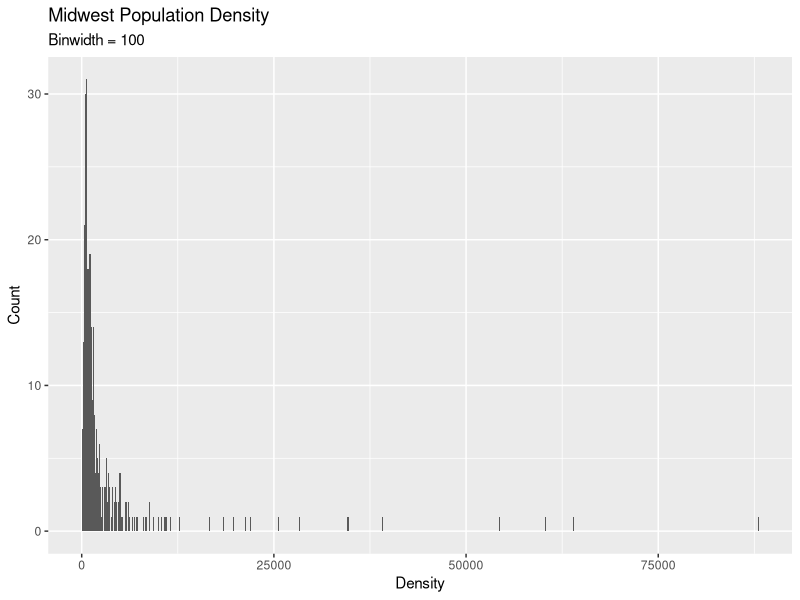
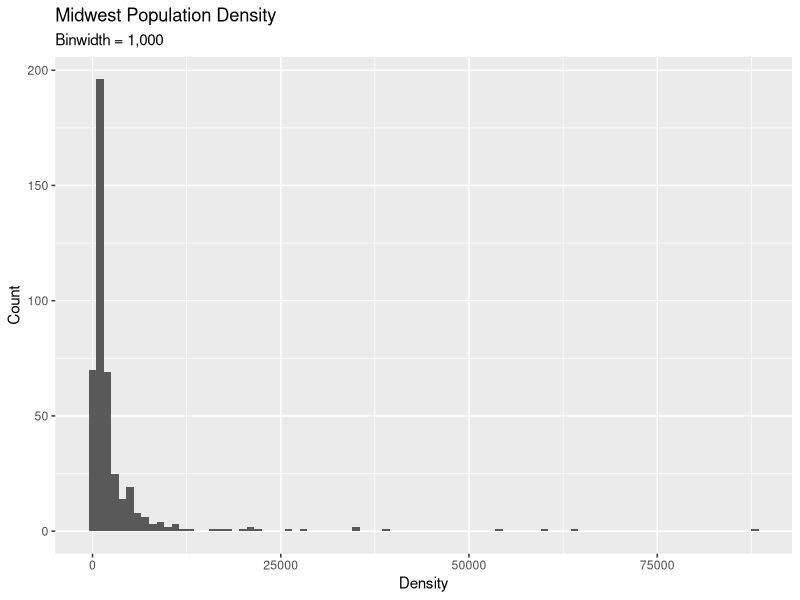
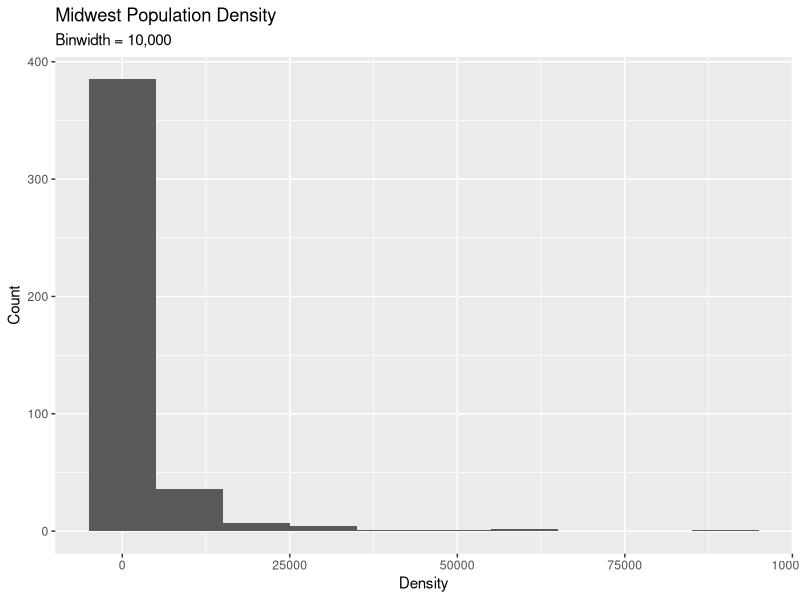
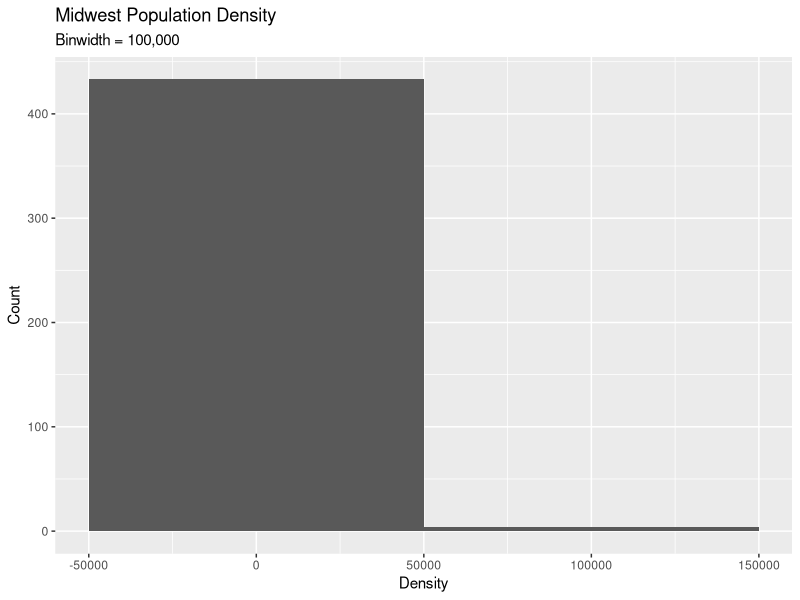
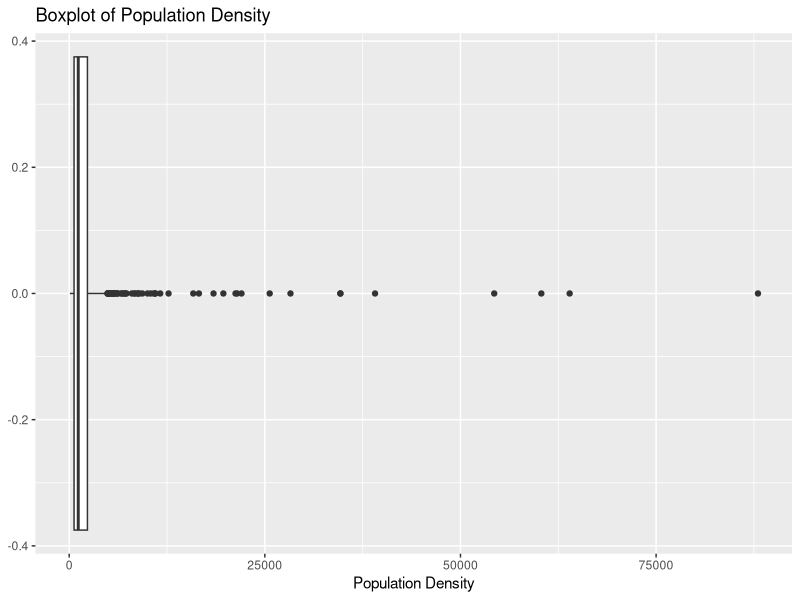
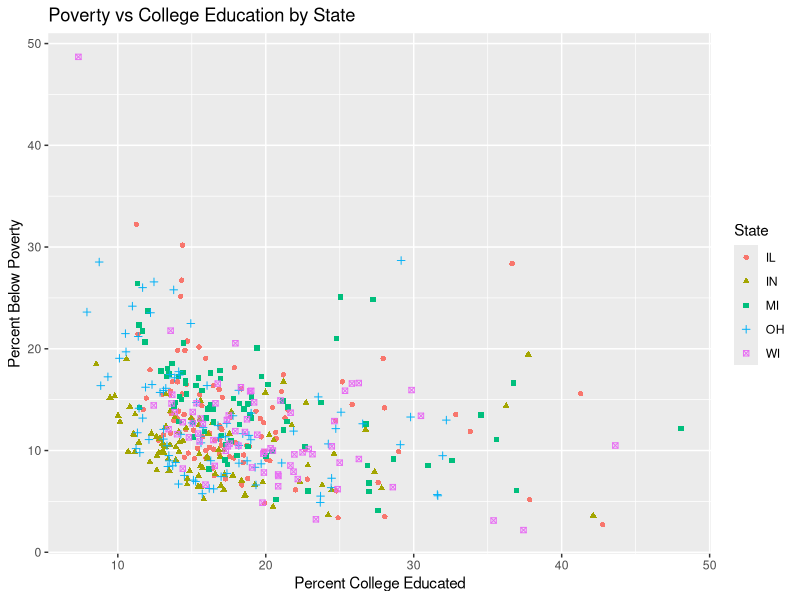
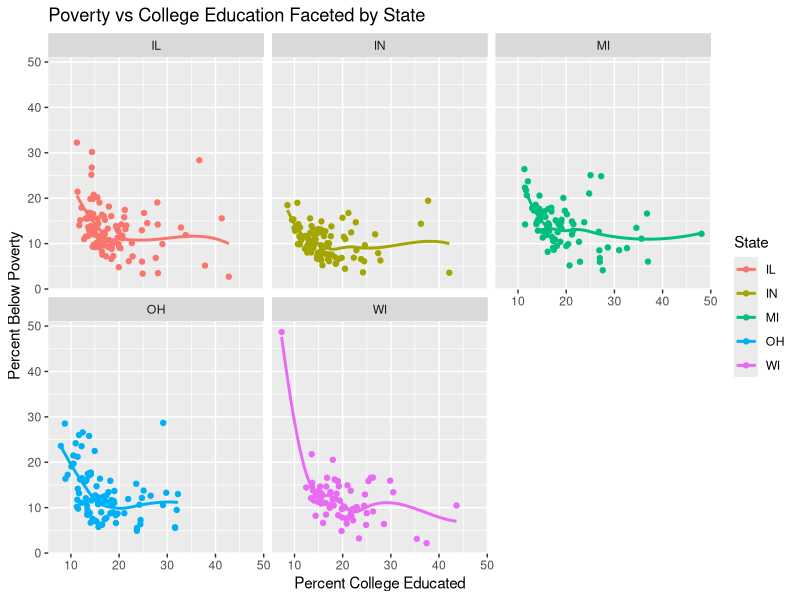
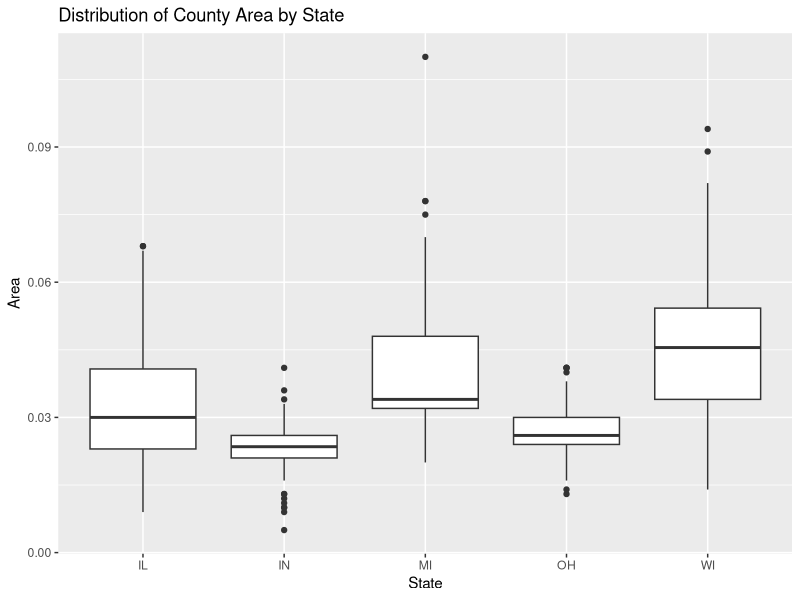

The R source for these figures, in order:
## ---- chunk 1
library(tidyverse)
## ---- chunk 2


## ---- chunk 3

ggplot(midwest, aes(x = popdensity)) +
  geom_histogram(binwidth = 100) +
  labs(title = "Midwest Population Density", subtitle = "Binwidth = 100", 
       x = "Density", y = "Count")


ggplot(midwest, aes(x = popdensity)) +
  geom_histogram(binwidth = 1000) +
  labs(title = "Midwest Population Density", subtitle = "Binwidth = 1,000", 
       x = "Density", y = "Count")


ggplot(midwest, aes(x = popdensity)) +
  geom_histogram(binwidth = 10000) +
  labs(title = "Midwest Population Density", subtitle = "Binwidth = 10,000", 
       x = "Density", y = "Count")


ggplot(midwest, aes(x = popdensity)) +
  geom_histogram(binwidth = 100000) +
  labs(title = "Midwest Population Density", subtitle = "Binwidth = 100,000", 
       x = "Density", y = "Count")

## ---- chunk 4
ggplot(midwest, aes(x = popdensity)) +
  geom_boxplot() +
  labs(title = "Boxplot of Population Density", x = "Population Density")
midwest |> 
  arrange(desc(popdensity)) |> 
  select(county, state, popdensity)
## ---- chunk 5
ggplot(midwest, aes(x = percollege, y = percbelowpoverty, color = state, shape = state)) +
  geom_point() +
  labs(title = "Poverty vs College Education by State",
       x = "Percent College Educated",
       y = "Percent Below Poverty",
       color = "State", shape = "State")

midwest |> 
  select(county, state, percbelowpoverty, percollege) |> 
  arrange(desc(percbelowpoverty))
## ---- chunk 6
ggplot(midwest, aes(x = percollege, y = percbelowpoverty, color = state)) +
  geom_point() +
  geom_smooth(se = FALSE) +
  facet_wrap(~ state) +
  labs(title = "Poverty vs College Education Faceted by State",
       x = "Percent College Educated",
       y = "Percent Below Poverty",
       color = "State")
## ---- chunk 7
ggplot(midwest, aes(x = state, y = area)) +
  geom_boxplot() +
  labs(title = "Distribution of County Area by State",
       x = "State", y = "Area")

midwest |> 
  select(county, state, area) |> 
  arrange(desc(area))
## ---- chunk 8
# Create the new variable
midwest <- midwest |>
  mutate(metro = if_else(inmetro == 1, "Yes", "No"))

# Plot the data
ggplot(midwest, aes(x = state, fill = metro)) +
  geom_bar(position = "fill") +
  labs(title = "Proportion of Metro Counties by State",
       x = "State", y = "Proportion", fill = "Metro Area")
## ---- chunk 9
ggplot(midwest, aes(x = percollege, y = popdensity, color = state)) +
  geom_point(size = 2, alpha = 0.5) +
  facet_wrap(~ state) +
  scale_y_continuous(limits = c(0, 125000)) +
  labs(title = "Do people with college degrees\ntend to live in denser areas?",
       x = "% college educated",
       y = "Population density (person / unit area)",
       color = "State") +
  theme_minimal()

midwest |> 
  filter(state == "WI") |> 
  arrange(desc(popdensity)) |> 
  select(county, popdensity, percblack, percasian, percamerindan, percother)
